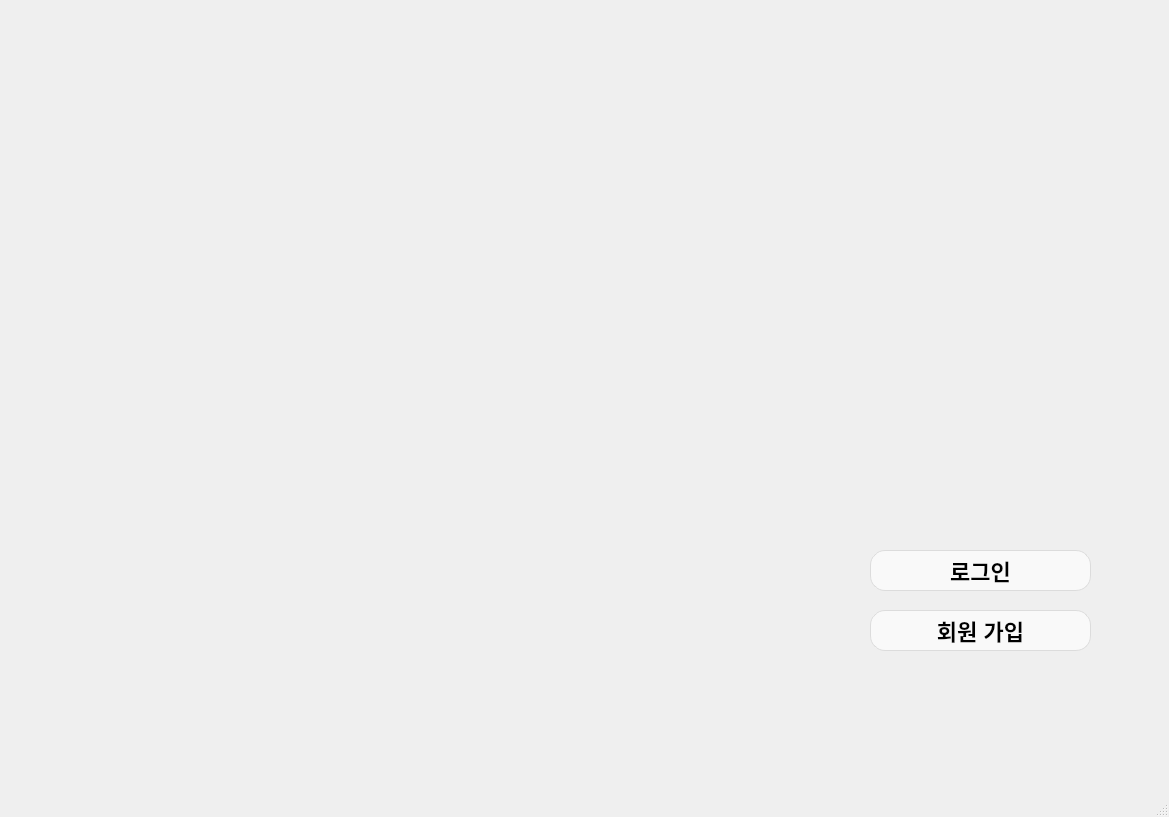
<?xml version="1.0" encoding="UTF-8"?>
<ui version="4.0">
 <class>HomeWindow</class>
 <widget class="QMainWindow" name="HomeWindow">
  <property name="geometry">
   <rect>
    <x>0</x>
    <y>0</y>
    <width>1169</width>
    <height>817</height>
   </rect>
  </property>
  <property name="windowTitle">
   <string>mk01</string>
  </property>
  <widget class="QWidget" name="centralwidget">
   <property name="enabled">
    <bool>true</bool>
   </property>
   <property name="mouseTracking">
    <bool>false</bool>
   </property>
   <property name="autoFillBackground">
    <bool>true</bool>
   </property>
   <widget class="QLabel" name="tablet_frame">
    <property name="enabled">
     <bool>true</bool>
    </property>
    <property name="geometry">
     <rect>
      <x>-70</x>
      <y>-30</y>
      <width>1301</width>
      <height>871</height>
     </rect>
    </property>
    <property name="autoFillBackground">
     <bool>false</bool>
    </property>
    <property name="text">
     <string/>
    </property>
    <property name="textFormat">
     <enum>Qt::AutoText</enum>
    </property>
    <property name="pixmap">
     <pixmap>:/main_frame/tablet_frame.png</pixmap>
    </property>
    <property name="scaledContents">
     <bool>true</bool>
    </property>
   </widget>
   <widget class="QLabel" name="home_img">
    <property name="geometry">
     <rect>
      <x>40</x>
      <y>70</y>
      <width>1091</width>
      <height>651</height>
     </rect>
    </property>
    <property name="autoFillBackground">
     <bool>false</bool>
    </property>
    <property name="styleSheet">
     <string notr="true"/>
    </property>
    <property name="text">
     <string/>
    </property>
    <property name="pixmap">
     <pixmap>:/home_img/home_img.png</pixmap>
    </property>
    <property name="scaledContents">
     <bool>true</bool>
    </property>
   </widget>
   <widget class="QPushButton" name="btn_login">
    <property name="geometry">
     <rect>
      <x>870</x>
      <y>550</y>
      <width>221</width>
      <height>41</height>
     </rect>
    </property>
    <property name="autoFillBackground">
     <bool>false</bool>
    </property>
    <property name="styleSheet">
     <string notr="true">box-shadow:inset 0px 1px 0px 0px #ffffff;
background:linear-gradient(to bottom, #f9f9f9 5%, #e9e9e9 100%);
background-color:#f9f9f9;
border-radius:15px;
border:1px solid #dcdcdc;
display:inline-block;
cursor:pointer;
color:black;
font-family:Arial;
font-size:22px;
font-weight:bold;
padding:5px 30px;
text-decoration:none;
text-shadow:0px 1px 0px #ffffff;</string>
    </property>
    <property name="text">
     <string>로그인</string>
    </property>
    <property name="flat">
     <bool>false</bool>
    </property>
   </widget>
   <widget class="QPushButton" name="btn_sign">
    <property name="geometry">
     <rect>
      <x>870</x>
      <y>610</y>
      <width>221</width>
      <height>41</height>
     </rect>
    </property>
    <property name="autoFillBackground">
     <bool>false</bool>
    </property>
    <property name="styleSheet">
     <string notr="true">box-shadow:inset 0px 1px 0px 0px #ffffff;
background:linear-gradient(to bottom, #f9f9f9 5%, #e9e9e9 100%);
background-color:#f9f9f9;
border-radius:15px;
border:1px solid #dcdcdc;
display:inline-block;
cursor:pointer;
color:black;
font-family:Arial;
font-size:22px;
font-weight:bold;
padding:5px 30px;
text-decoration:none;
text-shadow:0px 1px 0px #ffffff;</string>
    </property>
    <property name="text">
     <string>회원 가입</string>
    </property>
    <property name="flat">
     <bool>false</bool>
    </property>
   </widget>
  </widget>
  <widget class="QStatusBar" name="statusbar"/>
  <action name="lgn_click">
   <property name="checkable">
    <bool>true</bool>
   </property>
   <property name="text">
    <string>lgn_click</string>
   </property>
   <property name="toolTip">
    <string>&lt;html&gt;&lt;head/&gt;&lt;body&gt;&lt;p&gt;로그인&lt;/p&gt;&lt;/body&gt;&lt;/html&gt;</string>
   </property>
  </action>
  <action name="sign_click">
   <property name="checkable">
    <bool>true</bool>
   </property>
   <property name="text">
    <string>sign_click</string>
   </property>
   <property name="toolTip">
    <string>&lt;html&gt;&lt;head/&gt;&lt;body&gt;&lt;p&gt;회원 가입&lt;/p&gt;&lt;/body&gt;&lt;/html&gt;</string>
   </property>
  </action>
 </widget>
 <resources>
  <include location="main_frame.qrc"/>
 </resources>
 <connections/>
</ui>
